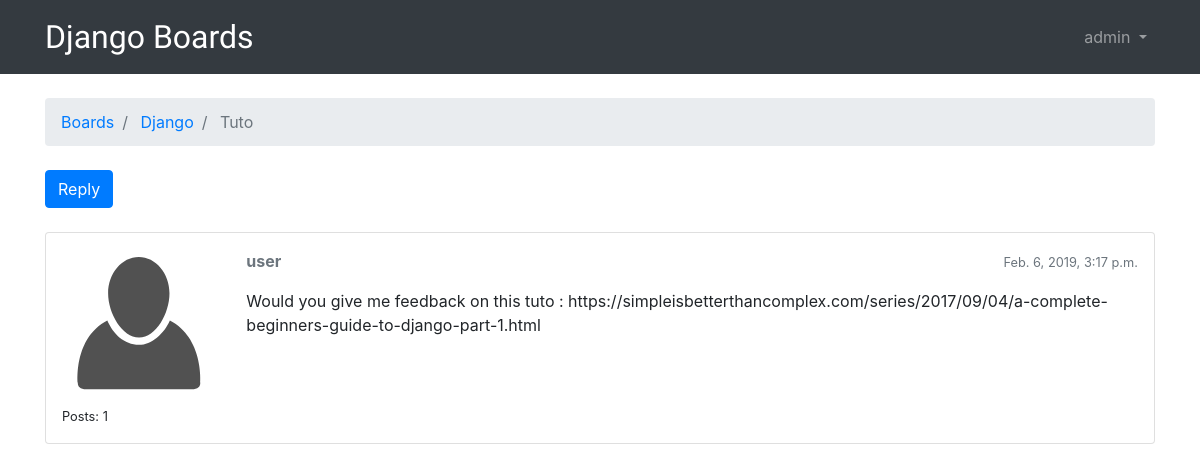
The page /boards/2/topics/1/ (signed in) on the database its author committed.
### boards/models.py (models this page shows, shortened)
class Topic(models.Model):
    subject = models.CharField(max_length=255, verbose_name='Sujet')
    last_update = models.DateTimeField(auto_now_add=True, verbose_name='Dernier ajout')
    board = models.ForeignKey(Board, related_name='topics')
    starter = models.ForeignKey(User, related_name='topics')

class Board(models.Model):
    name = models.CharField(max_length=30, unique=True, verbose_name='Domaine')
    description = models.CharField(max_length=100)

class Post(models.Model):
    message = models.TextField(max_length=4000)
    topic = models.ForeignKey(Topic, related_name='posts')
    created_at = models.DateTimeField(auto_now_add=True, verbose_name='écrit le')
    updated_at = models.DateTimeField(null=True, verbose_name='édité le')
    created_by = models.ForeignKey(User, related_name='posts')
    updated_by = models.ForeignKey(User, null=True, related_name='+')

### boards/views.py (the view)
@login_required
def topic_posts(request, pk, topic_pk):
    topic = get_object_or_404(Topic, pk=topic_pk, board__pk=pk)
    context = {'topic': topic}
    return render(request, 'topic_posts.html', context)

### templates/topic_posts.html (shortened to what this page needs)
{%  extends 'base.html' %}
{% load static %}
{% block breadcrumb %}
    <li class="breadcrumb-item">
        <a href="{% url 'home' %}">Boards</a>
    </li>
    <li class="breadcrumb-item">
        <a href="{% url 'board_topics' topic.board.pk %}">
            {{ topic.board.name }}
        </a>
    </li>
    <li class="breadcrumb-item active">
        {{ topic.subject }}
    </li>
{% endblock %}
{% block content %}
    <div class="mb-4">
        <a class="btn btn-primary" href="{% url 'reply_topic' topic.board.pk topic.pk %}">Reply</a>
    </div>
    {% for post in topic.posts.all %}
    <div class="card mb-2">
        <div class="card-body p-3">
            <div class="row">
                <div class="col-2">
                    <img src="{% static 'img/avatar.svg' %}" alt="{{ post.created_by.username }}" class="w-100">
                    <small>Posts: {{ post.created_by.posts.count }}</small>
                </div>
                <div class="col-10">
                    <div class="row mb-3">
                        <div class="col-8">
                            <strong class="text-muted">{{ post.created_by.username }}</strong>
                        </div>
                        <div class="col-4 text-right">
                            <small class="text-muted">{{ post.created_at }}</small>
                        </div>
                    </div>
                    {{ post.message }}
                </div>
            </div>
        </div>
    </div>
    {% endfor %}
{% endblock %}

### templates/base.html (shortened to what this page needs)
<!DOCTYPE html>
{% load static %}
<html lang="en">
    <head>
        <link rel="stylesheet" href="{% static 'css/bootstrap.min.css' %}" >
        <link rel="stylesheet" href="{% static 'css/app.css' %}" >
    </head>
    <body>
        {% block body %}
        <nav class="navbar navbar-expand-sm navbar-dark bg-dark">
            <div class="container">
                <a class="navbar-brand" href="{% url 'home' %}">Django Boards</a>
                <div class="collapse navbar-collapse" id="mainMenu">
                    {% if user.is_authenticated %}
                    <ul class="navbar-nav ml-auto">
                        <li class="nav-item dropdown">
                            <a href="#" class="nav-link dropdown-toggle" id="userMenu"
                               data-toggle="dropdown" aria-haspopup="true" aria-expanded="false"
                            >
                                {{ user.username }}
                            </a>
                        </li>
                    </ul>
                    {% else %}
                    <form class="form-inline ml-auto">
                        <a href="{% url 'login' %}" class="btn btn-outline-secondary">Log in</a>
                        <a href="{% url 'signup' %}" class="btn btn-primary ml-2">Sign up</a>
                    </form>
                    {% endif %}
                </div>
            </div>
        </nav>
        <div class="container">
            <ol class="breadcrumb my-4">
                {% block breadcrumb %}
                {% endblock %}
            </ol>
            {% block content %}
            {% endblock %}
        </div>
        {% endblock body%}
    </body>
</html>

### static/css/app.css (style rules this page uses)
.navbar-brand { font-family: 'Indie FLower', cursive; font-size: 2em; }

### rows shown on the page
Topic: board.name "Django", subject "Tuto"
Post: created_by.posts.count "1", created_by.username "user", created_at "Feb. 6, 2019, 3:17 p.m.", message "Would you give me feedback on this tuto : https://simpleisbetterthancomplex.com/series/2017/09/04/a-complete-beginners-guide-to-django-part-1.html"

### other values the page prints
{{ user.username }} "admin"
